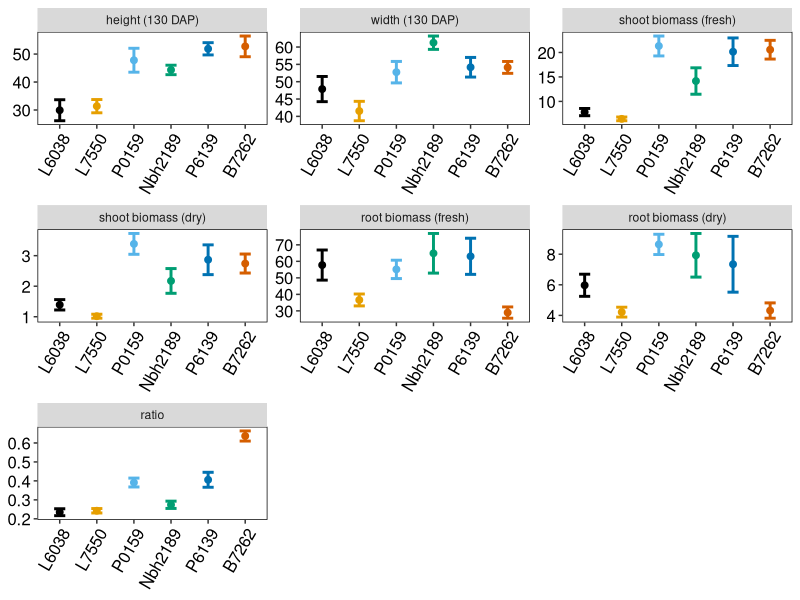
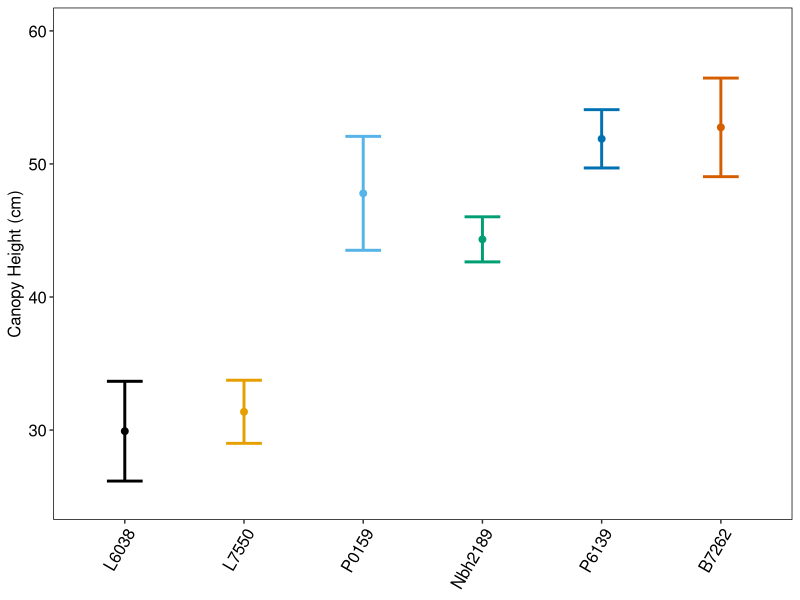
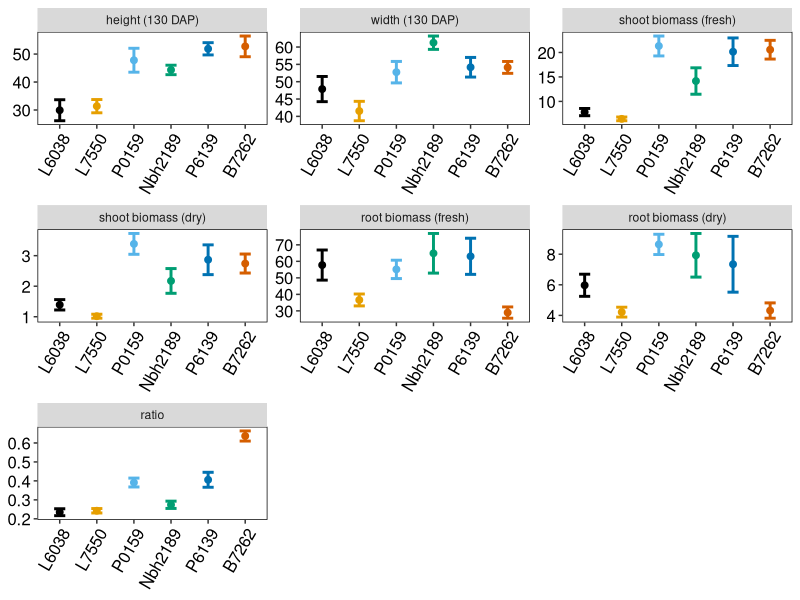
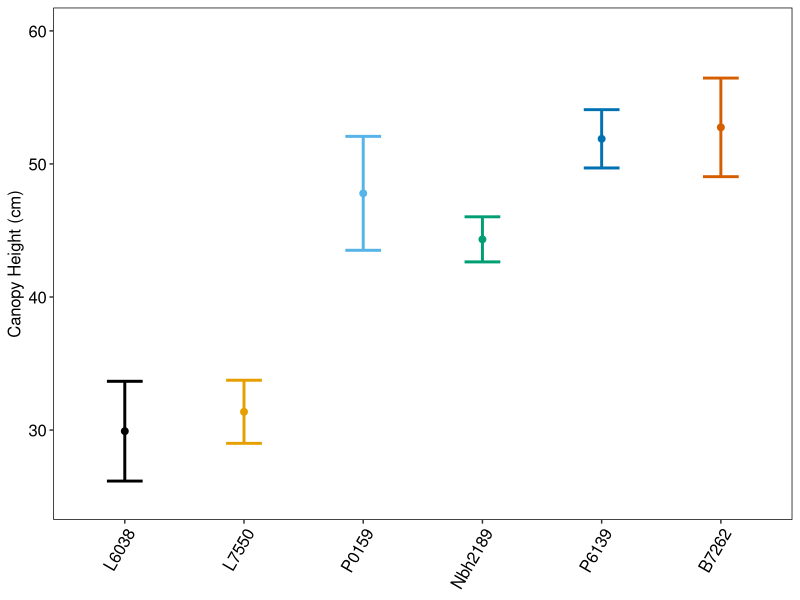

Here is the R script that generated these plots, in order:
# ------------------------------------------------------------------------------
#   Plot parental phenotypes (mean + 95% confidence interval)
#   S. Turner 
#   06 January 2017
# ------------------------------------------------------------------------------

# This script plots parental means and 95% confidence intervals 

library(plyr)
library(tidyr)
library(ggplot2)

setwd("~/Documents/carrot-diallel/")

# ------------------------------------------------------------------------------
# read in parental data, subset, and calculate shoot:root ratio
# ------------------------------------------------------------------------------
pMeans <- read.csv("parentalData.csv", header = TRUE) 

# subset to exclude extra info (plot, root source, etc.)
pMeans <- pMeans[,c(2, 9:14)]

# calculate raito of shoot to root biomass 
# note: no ln(x) transformations in this data
pMeans$ratio <- pMeans$dlw/pMeans$drw 

# optional: 
# subset new data frames to plot A (sterile) and B (fertile) lines separately
bLines <- subset(pMeans, pedigree %in% c("L6038B", "L7550B", "P0159B", 
                                         "Nbh2189B", "P6139B", "B7262B"))
aLines <- subset(pMeans, !(pedigree %in% c("L6038B", "L7550B", "P0159B", 
                                           "Nbh2189B", "P6139B", "B7262B")))
# ------------------------------------------------------------------------------
# recode inbred line names to combine A and B lines
# ------------------------------------------------------------------------------
pMeans$pedigree <- revalue(pMeans$pedigree, c("B7262A" = "B7262", 
                                              "B7262B" = "B7262", 
                                              "L6038A" = "L6038",
                                              "L6038B" = "L6038", 
                                              "L7550A" = "L7550", 
                                              "L7550B" = "L7550",
                                              "Nbh2189B" = "Nbh2189", 
                                              "P.S.C. x P0159B" = "P0159",
                                              "P0159B" = "P0159", 
                                              "P6139A" = "P6139", 
                                              "P6139B" = "P6139",
                                              "S.C. x Nbh2189B" = "Nbh2189"))

# ------------------------------------------------------------------------------
# restructure data
# ------------------------------------------------------------------------------
# set factor levels for parental lines
pMeans$pedigree <- factor(pMeans$pedigree, levels = c("L6038", "L7550", "P0159", 
                                                      "Nbh2189", "P6139", "B7262"))

# extract trait names
traits <- names(pMeans[2:8]) # extract trait names 

# stack data by trait (long format)
pMeans2 <- gather(pMeans, -pedigree, key = "var", value = "value") 

# ------------------------------------------------------------------------------
# calculate mean and standard error of each trait for each parental line
# ------------------------------------------------------------------------------
pMeans3 <- aggregate(.~pedigree + var, data = pMeans2, 
                     FUN = function(x) c(mu = mean(x), 
                                         se = sd(x)/sqrt(length(x))))

# ------------------------------------------------------------------------------
# set formatting for plot
# ------------------------------------------------------------------------------
# format results as a dataframe 
pMeans4 <- do.call(data.frame, pMeans3) 

# set factor levels for plotting
pMeans4$var <- factor(pMeans4$var, levels = c("height", "width", "flw", "dlw",
                                              "frw", "drw", "ratio"))
# recode variables with pretty names
pMeans4$var <- revalue(pMeans4$var, c("height" = "height (130 DAP)", 
                                      "width" = "width (130 DAP)", 
                                      "flw" = "shoot biomass (fresh)", 
                                      "dlw" = "shoot biomass (dry)",
                                      "frw" = "root biomass (fresh)",
                                      "drw" = "root biomass (dry)"))

# ------------------------------------------------------------------------------
# plot parental means + 95% confidence interval
# ------------------------------------------------------------------------------
parents <- ggplot(pMeans4, aes(x = pedigree, y = value.mu, colour = pedigree)) +
  geom_errorbar(aes(ymin = value.mu-2*value.se, ymax = value.mu + 2*value.se), 
                width = 0.3, size = 1) +
  geom_point(size = 2) +
  scale_colour_manual(values = c("#000000", "#E69F00", "#56B4E9", "#009E73", 
                                 "#0072B2", "#D55E00", "#CC79A7")) +
  theme(panel.grid.major = element_blank(),
        panel.grid.minor = element_blank(),
        panel.border = element_rect(colour = "black", fill = NA),
        panel.background = element_blank(),
        axis.text = element_text(size = 12, colour = "black"),
        axis.text.x = element_text(angle = 60, hjust = 1),
        axis.title.x = element_blank(),
        axis.title.y = element_blank(),
        legend.position = "none") +
  facet_wrap(~ var, scales = "free", ncol = 3)

parents

ggsave("FigS1.eps", height = 8, width = 6, units = "in")

# ------------------------------------------------------------------------------
# plot height only (Fig 1)
# ------------------------------------------------------------------------------
ht <- subset(pMeans4, var == "height (130 DAP)")

ggplot(ht, aes(x = pedigree, y = value.mu, colour = pedigree)) +
  geom_errorbar(aes(ymin = value.mu-2*value.se, ymax = value.mu+2*value.se), 
                width = 0.3, size = 1) +
  ylab("Canopy Height (cm)") + 
  geom_point(size = 2) +
  scale_y_continuous(limits = c(25, 60)) + 
  scale_colour_manual(values = c("#000000", "#E69F00", "#56B4E9", "#009E73", 
                                 "#0072B2", "#D55E00", "#CC79A7")) +
  theme(panel.grid.major = element_blank(),
        panel.grid.minor = element_blank(),
        panel.border = element_rect(colour = "black", fill = NA),
        panel.background = element_blank(),
        axis.text = element_text(size = 12, colour = "black"),
        axis.text.x = element_text(angle = 60, hjust = 1),
        axis.title = element_text(size = 12, colour = "black"),
        axis.title.x = element_blank(),
        legend.position = "none")

# export plot as .eps file
ggsave("Fig1.eps", height = 84, width = 84, units = "mm")

